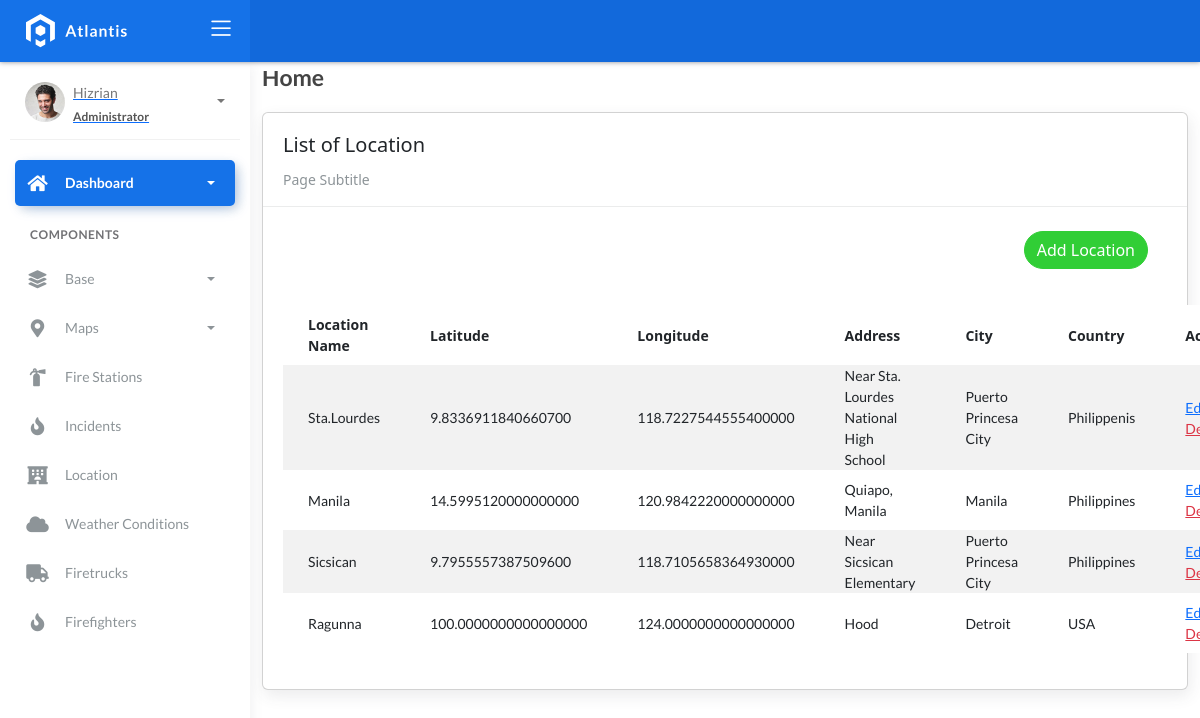
Screenshot of /location_list with the database file from the repository.
### fire/models.py (models this page shows, shortened)
class BaseModel(models.Model):
    created_at = models.DateTimeField(auto_now_add=True, db_index=True)
    updated_at = models.DateTimeField(auto_now=True)
    class Meta:
        abstract = True

class Locations(BaseModel):
    name = models.CharField(max_length=150)
    latitude = models.DecimalField(
        max_digits=22, decimal_places=16, null=True, blank=True)
    longitude = models.DecimalField(
        max_digits=22, decimal_places=16, null=True, blank=True)
    address = models.CharField(max_length=150)
    city = models.CharField(max_length=150)  # can be in separate table
    country = models.CharField(max_length=150)  # can be in separate table

### fire/views.py (the view)
# urls.py: path('location_list', LocationList.as_view(), name='location-list'),
class LocationList(ListView):
    model = Locations
    context_object_name = 'location'
    template_name = 'location_list.html'
    paginate_by = 5

### templates/location_list.html (shortened to what this page needs)
{% extends 'base.html' %}{% load static %}{% block content %}
<div class="content">
    <div class="container-fluid">
        <h4 class="page-title">Home</h4>
        <div class="row">
            <div class="col-md-12">
                <div class="card">
                    <div class="card-header">
                        <div class="card-title">List of Location</div>
                        <div class="card-category">Page Subtitle</div>
                    </div>
                    <br />
                        <div class="col-md-12 row">
                            <div class="col-md-12">
                                <div class="pull-right">
                                    <a href="{% url 'location-add' %}" class="btn btn-success btn-rounded"> Add Location</a>
                                </div>
                            </div>
                        </div>
                    <div class="card-body">
                        <table class="table table-striped mt-3">
                            <thead>
                                <tr>
                                    <th scope="col">Location Name</th>
                                    <th scope="col">Latitude</th>
                                    <th scope="col">Longitude</th>
                                    <th scope="col">Address</th>
                                    <th scope="col">City</th>
                                    <th scope="col">Country</th>
                                    <th scope="col">Action</th>
                                </tr>
                            </thead>
                            <tbody>
                                {% for object in object_list %}
                                    <tr>
                                        <td>{{ object.name }}</td>
                                        <td>{{ object.latitude }}</td>
                                        <td>{{ object.longitude }}</td>
                                        <td>{{ object.address }}</td>
                                        <td>{{ object.city }}</td>
                                        <td>{{ object.country }}</td>
                                        <td>
                                            <a href="location_list/{{ object.id }}">Edit</a>
                                            <a href="location_list/{{ object.id }}/delete" class="text-danger">Delete</a>
                                        </td>
                                    </tr>
                                {% endfor %}
                            </tbody>
                        </table>
                    </div>
                </div>
            </div>
        </div>
    </div>
</div>
{% endblock %}

### rows the page displays
Locations: name "Sta.Lourdes", latitude "9.8336911840660700", longitude "118.7227544555400000", address "Near Sta. Lourdes National High School", city "Puerto Princesa City", country "Philippenis"
Locations: name "Manila", latitude "14.5995120000000000", longitude "120.9842220000000000", address "Quiapo, Manila", city "Manila", country "Philippines"
Locations: name "Sicsican", latitude "9.7955557387509600", longitude "118.7105658364930000", address "Near Sicsican Elementary", city "Puerto Princesa City", country "Philippines"
Locations: name "Ragunna", latitude "100.0000000000000000", longitude "124.0000000000000000", address "Hood", city "Detroit", country "USA"
